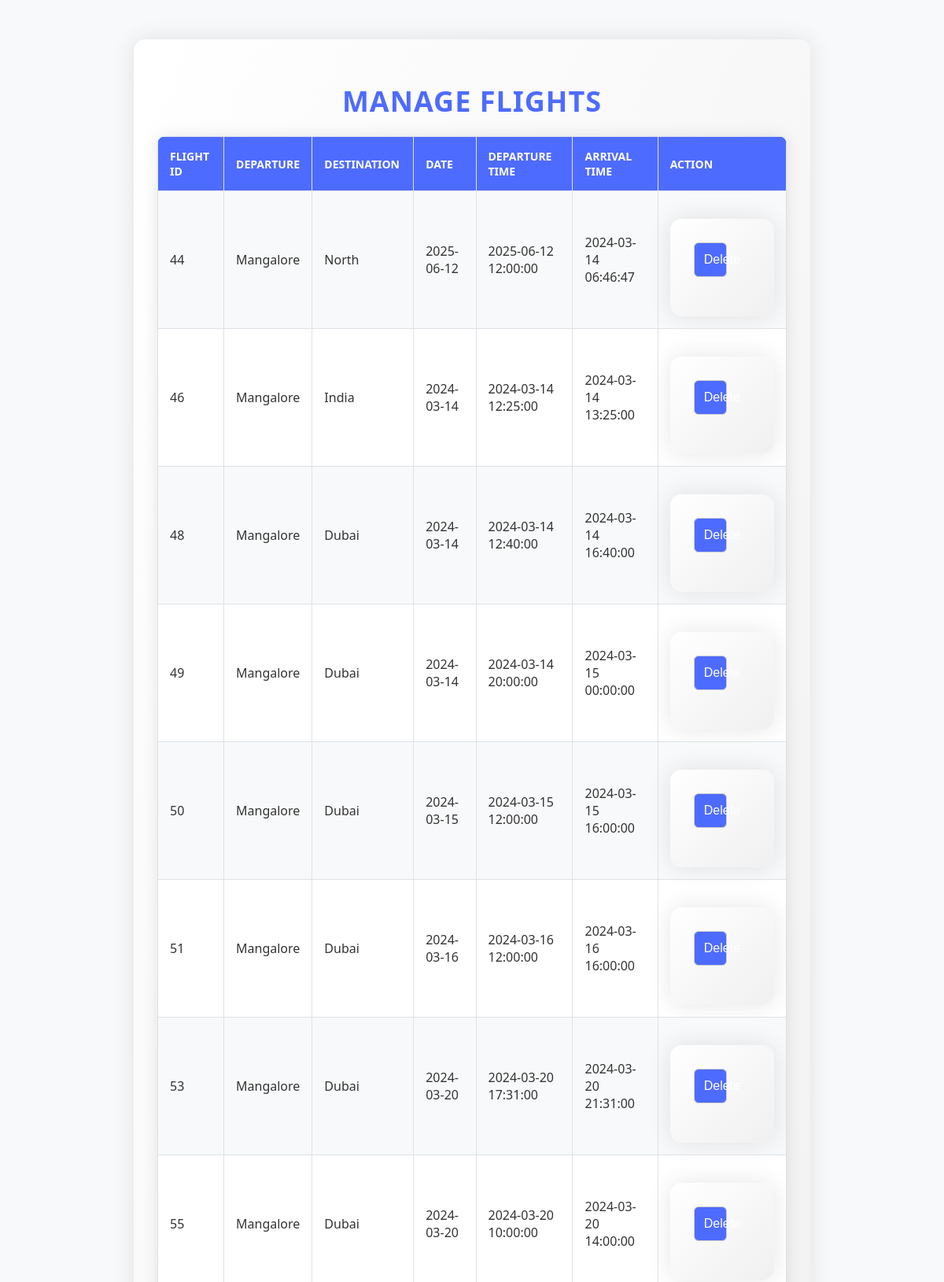
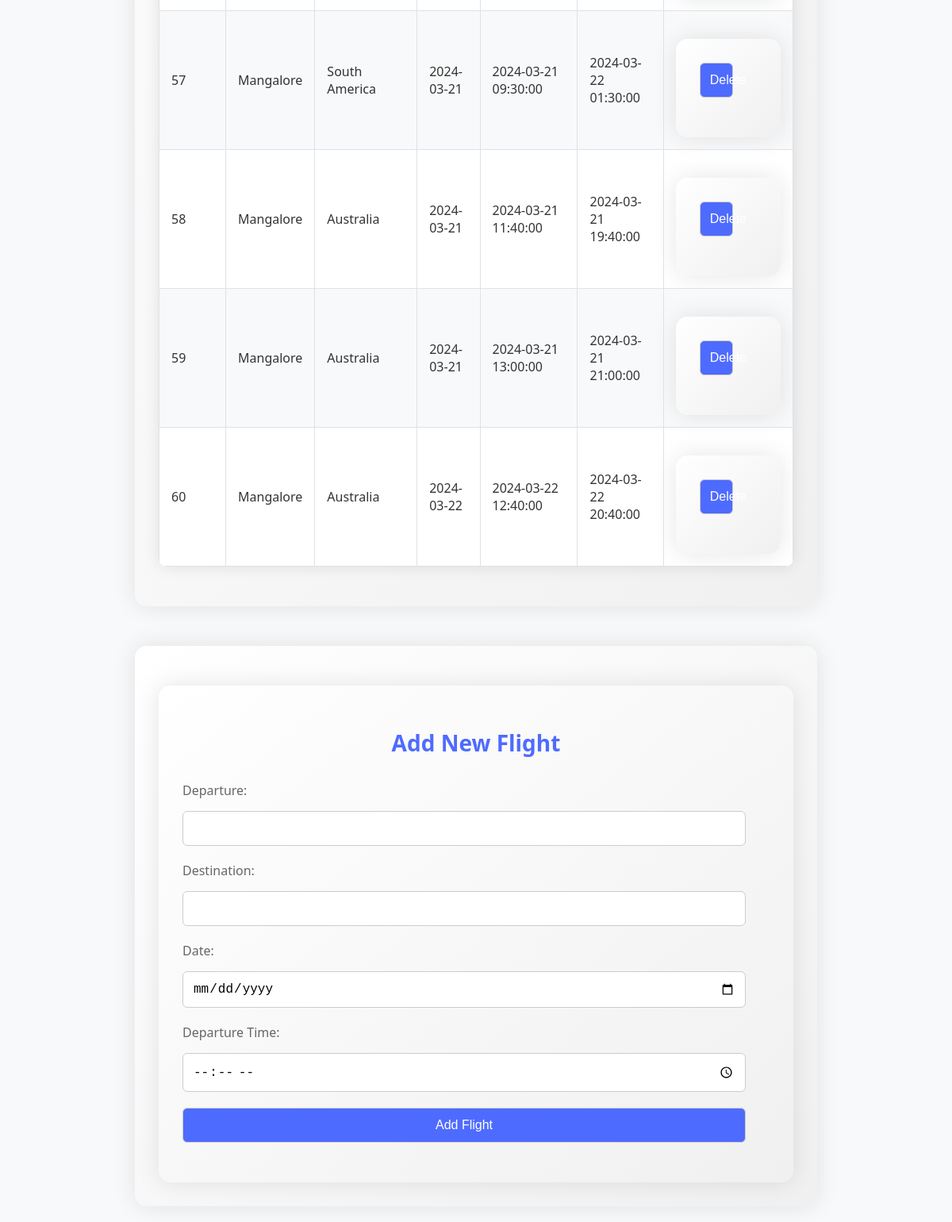
/manage_flights.php, run on the app's committed database (2 pictures, top to bottom).
### tables this page shows
CREATE TABLE `manage_flight` (
  `flight_id` int(20) NOT NULL,
  `departure` varchar(100) NOT NULL,
  `destination` varchar(100) NOT NULL,
  `date` date NOT NULL,
  `departure_time` datetime NOT NULL,
  `arrival_time` datetime NOT NULL
);

### manage_flights.php (the view, shortened to what this page needs)
<!DOCTYPE html>
<html lang="en">
<head>
</head>
<body>
    <div class="container">
        <h1>Manage Flights</h1>
        <?php
        include 'connect.php';
            $sql = "SELECT * FROM manage_flight";
            $result = $con->query($sql);
            ?>
            <?php
            if ($result->num_rows > 0) {
                echo "<table>";
                echo "<tr><th>Flight ID</th><th>Departure</th><th>Destination</th><th>Date</th><th>Departure Time</th><th>Arrival Time</th><th>Action</th></tr>";
                while ($row = $result->fetch_assoc()) {
                    $flightId = isset($row["flight_id"]) ? $row["flight_id"] : "N/A";
                    echo "<tr><td>" . $flightId . "</td><td>" . $row["departure"] . "</td><td>" . $row["destination"] . "</td><td>" . $row["date"] . "</td><td>" . $row["departure_time"] . "</td><td>" . $row["arrival_time"] . "</td><td><form method='post'><button type='submit' name='delete_flight' value='".$flightId."'>Delete</button></form></td></tr>";
                }
                echo "</table>";
            } else {
                echo "0 results";
            }
            ?>
        </div>
        <div class="container">
            <form action="" method="post">
                <h2>Add New Flight</h2>
                <label for="departure">Departure:</label>
                <input type="text" name="departure" required>
                <label for="destination">Destination:</label>
                <input type="text" name="destination" required>
                <label for="date">Date:</label>
                <input type="date" name="date" required>
                <label for="departure_time">Departure Time:</label>
                <input type="time" name="departure_time" required>
                <button type="submit">Add Flight</button>
            </form>
        </div>
    </body>
</html>

### manage_flights.php (style rules this page uses)
body { font-family: 'Segoe UI', Tahoma, Geneva, Verdana, sans-serif; margin: 0; padding: 0; background-color: #f8f9fa; color: #333; }
.container { max-width: 800px; margin: 50px auto; padding: 30px; background: linear-gradient(to bottom right, #ffffff, #f0f0f0); border-radius: 15px; box-shadow: 0 0 30px rgba(0, 0, 0, 0.1); margin-bottom: 20px; }
h1 { text-align: center; margin-bottom: 20px; color: #4e6bff; text-transform: uppercase; font-size: 36px; letter-spacing: 1px; }
table { width: 100%; border-collapse: collapse; margin-bottom: 20px; background-color: #fff; border-radius: 10px; overflow: hidden; box-shadow: 0 0 20px rgba(0, 0, 0, 0.1); }
th, td { border: 1px solid #dee2e6; padding: 15px; text-align: left; }
th { background-color: #4e6bff; color: #fff; text-transform: uppercase; font-size: 14px; font-weight: bold; }
tr:nth-child(even) { background-color: #f8f9fa; }
form { background: linear-gradient(to bottom right, #ffffff, #f0f0f0); border-radius: 15px; padding: 30px; box-shadow: 0 0 30px rgba(0, 0, 0, 0.1); margin-top: 20px; }
h2 { color: #4e6bff; font-size: 28px; margin-bottom: 30px; text-align: center; }
label { display: block; margin-bottom: 15px; color: #666; }
input[type="text"], input[type="date"], input[type="time"], button { width: calc(100% - 30px); padding: 12px; border: 1px solid #ccc; border-radius: 6px; margin-bottom: 20px; box-sizing: border-box; font-size: 16px; }
button { background-color: #4e6bff; color: #fff; cursor: pointer; transition: background-color 0.3s ease; }

### data on the page
manage_flight: flight_id "44", departure "Mangalore", destination "North", date "2025-06-12", departure_time "2025-06-12 12:00:00", arrival_time "2024-03-14 06:46:47"
manage_flight: flight_id "46", departure "Mangalore", destination "India", date "2024-03-14", departure_time "2024-03-14 12:25:00", arrival_time "2024-03-14 13:25:00"
manage_flight: flight_id "48", departure "Mangalore", destination "Dubai", date "2024-03-14", departure_time "2024-03-14 12:40:00", arrival_time "2024-03-14 16:40:00"
manage_flight: flight_id "49", departure "Mangalore", destination "Dubai", date "2024-03-14", departure_time "2024-03-14 20:00:00", arrival_time "2024-03-15 00:00:00"
manage_flight: flight_id "50", departure "Mangalore", destination "Dubai", date "2024-03-15", departure_time "2024-03-15 12:00:00", arrival_time "2024-03-15 16:00:00"
manage_flight: flight_id "51", departure "Mangalore", destination "Dubai", date "2024-03-16", departure_time "2024-03-16 12:00:00", arrival_time "2024-03-16 16:00:00"
manage_flight: flight_id "53", departure "Mangalore", destination "Dubai", date "2024-03-20", departure_time "2024-03-20 17:31:00", arrival_time "2024-03-20 21:31:00"
manage_flight: flight_id "55", departure "Mangalore", destination "Dubai", date "2024-03-20", departure_time "2024-03-20 10:00:00", arrival_time "2024-03-20 14:00:00"
manage_flight: flight_id "57", departure "Mangalore", destination "South America", date "2024-03-21", departure_time "2024-03-21 09:30:00", arrival_time "2024-03-22 01:30:00"
manage_flight: flight_id "58", departure "Mangalore", destination "Australia", date "2024-03-21", departure_time "2024-03-21 11:40:00", arrival_time "2024-03-21 19:40:00"
manage_flight: flight_id "59", departure "Mangalore", destination "Australia", date "2024-03-21", departure_time "2024-03-21 13:00:00", arrival_time "2024-03-21 21:00:00"
manage_flight: flight_id "60", departure "Mangalore", destination "Australia", date "2024-03-22", departure_time "2024-03-22 12:40:00", arrival_time "2024-03-22 20:40:00"
